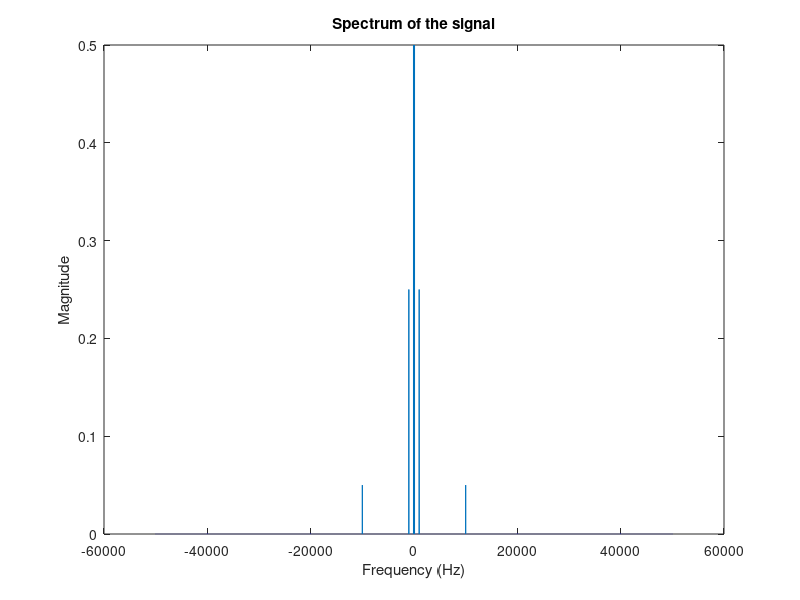
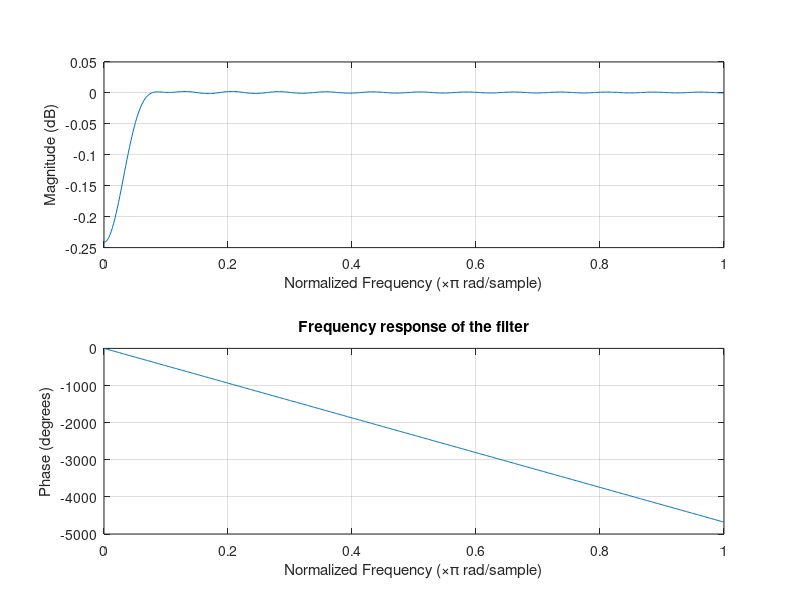
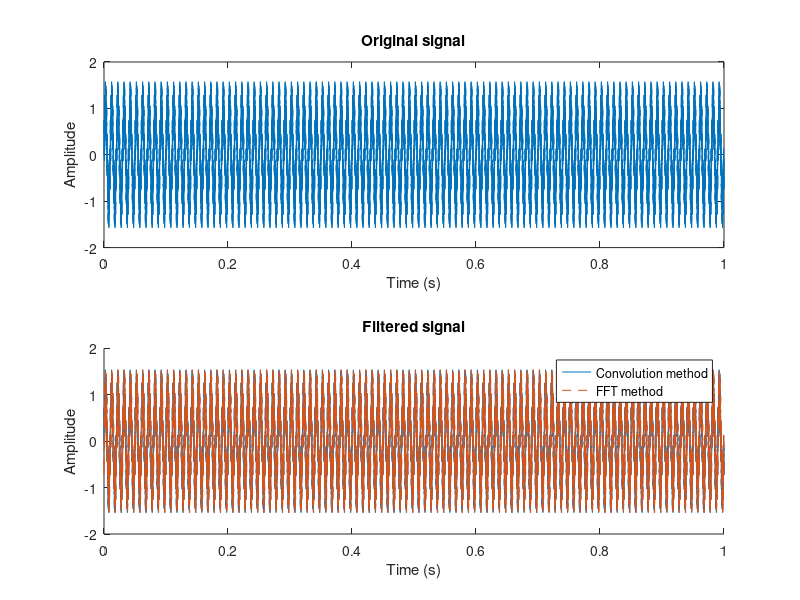
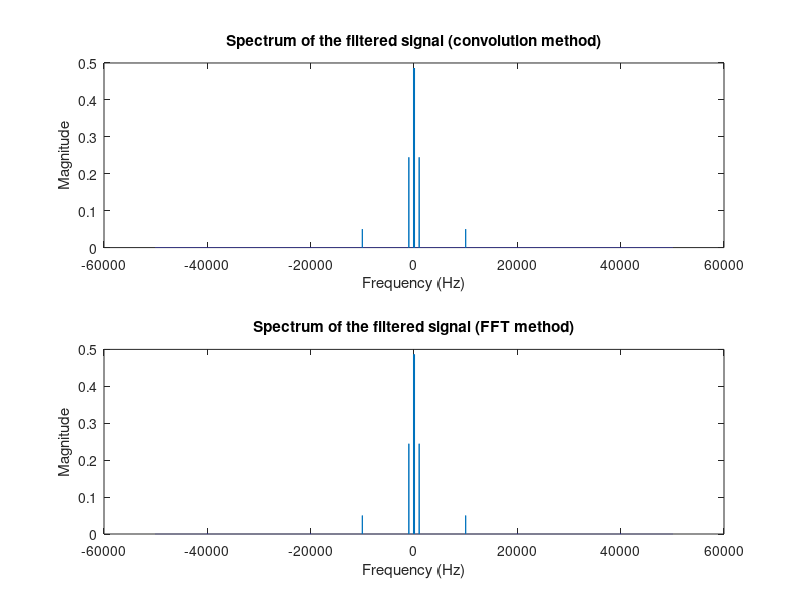

Write MATLAB code to recreate these figures, in order.
% Define the time axis
fs = 100000; % Sampling frequency (Hz)
T = 1; % Signal duration (s)
t = 0:1/fs:T-1/fs; % Time axis (s)

% Create a signal as a sum of three harmonic oscillations
f1 = 100; % Frequency of the 1st harmonic (Hz)
f2 = 1000; % Frequency of the 2nd harmonic (Hz)
f3 = 10000; % Frequency of the 3rd harmonic (Hz)
A1 = 1; % Amplitude of the 1st harmonic 
A2 = 0.5; % Amplitude of the 2nd harmonic
A3 = 0.1; % Amplitude of the 3rd harmonic
s = A1*sin(2*pi*f1*t) + A2*sin(2*pi*f2*t) + A3*sin(2*pi*f3*t);

% Compute the Fourier transform of the signal and plot its spectrum
S = fftshift(fft(s));
L = length(s);
f = (-fs/2:fs/(L-1):fs/2); % Frequency axis (Hz)
figure;
plot(f, abs(S)/L);
xlabel('Frequency (Hz)');
ylabel('Magnitude');
title('Spectrum of the signal');

% Design a high-pass filter to isolate the 1st harmonic
f_c = 50; % Cutoff frequency (Hz)
W_c = 2*pi*f_c/fs; % Cutoff frequency (rad/s)
M = 51; % Filter order (number of taps)
h = fir1(M, W_c/(2*pi), 'high'); % FIR filter coefficients

% Plot the impulse response and frequency response of the filter 
figure;
subplot(2, 1, 1);
stem(h);
xlabel('Filter tap number');
ylabel('Amplitude');
title('Impulse response of the filter');
subplot(2, 1, 2);
freqz(h);
title('Frequency response of the filter');

% Filter the signal using convolution and the designed filter
filtered_s = conv(s, h, 'same');

% Filter the signal using the FFT-based method
S_ = fftshift(fft(s));
f_ = (-fs/2:fs/(L-1):fs/2);
H_ = fftshift(fft(h, length(S_)));
filtered_S_ = S_.*H_;
filtered_s_ = ifft(ifftshift(filtered_S_));

% Plot the signals before and after filtering
figure;
subplot(2, 1, 1);
plot(t, s);
xlabel('Time (s)');
ylabel('Amplitude');
title('Original signal');
subplot(2, 1, 2);
hold on;
plot(t, filtered_s);
plot(t, filtered_s_, '--');
xlabel('Time (s)');
ylabel('Amplitude');
title('Filtered signal');
legend('Convolution method', 'FFT method');

% Plot the spectrum of the filtered signals
filtered_S = fftshift(fft(filtered_s));
filtered_S_ = fftshift(fft(filtered_s_));
figure;
subplot(2, 1, 1);
plot(f, abs(filtered_S)/L);
xlabel('Frequency (Hz)');
ylabel('Magnitude');
title('Spectrum of the filtered signal (convolution method)');
subplot(2, 1, 2);
plot(f_, abs(filtered_S_)/L);
xlabel('Frequency (Hz)');
ylabel('Magnitude');
title('Spectrum of the filtered signal (FFT method)');